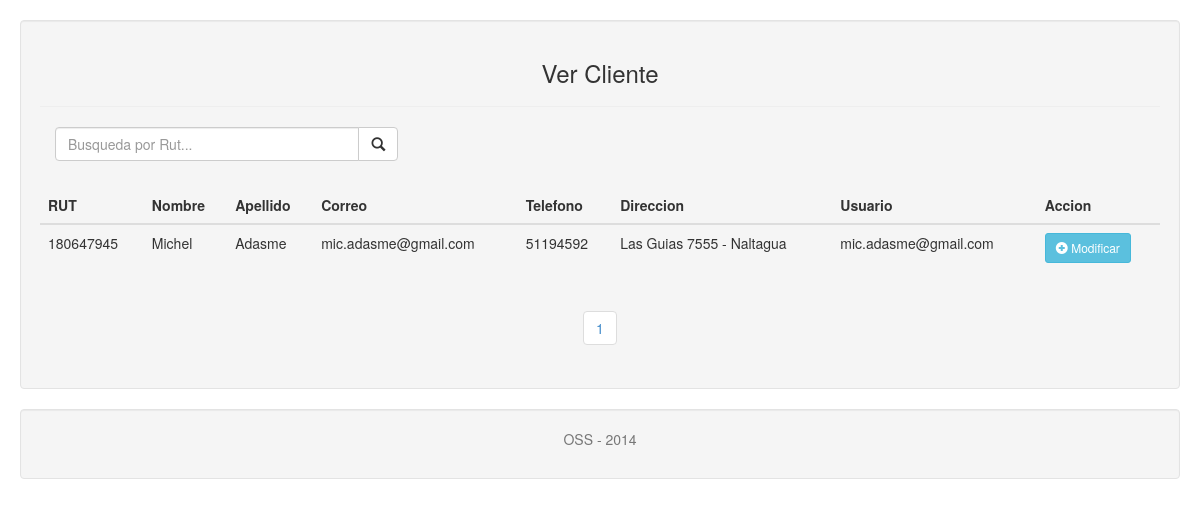
The app's page /admin/vista/vista_ver_cliente.php (signed in) with its own data.
### tables this page shows
CREATE TABLE Cliente
(
  cli_id Int NOT NULL AUTO_INCREMENT,
  cli_rut Varchar(12) NOT NULL,
  cli_nombre Varchar(30) NOT NULL,
  cli_apellido Varchar(30) NOT NULL,
  cli_direccion Varchar(120) NOT NULL,
  cli_telefono Varchar(20) NOT NULL,
  cli_correo Varchar(80),
  cli_pass Varchar(100) NOT NULL,
  comu_id Int,
 PRIMARY KEY (cli_id)
);

### admin/modelo/modelo_cliente.php (called while the page is built, shortened)
<?php
function conectar()
{
    $link=mysql_connect('localhost','root','') or die("Error en la Conexion.");
    return $link;
}
function muestraCliente()
{
    $link=conectar();
    $a=array();
    $x=0;
    $sql=("SELECT * FROM cliente ORDER BY cli_rut ASC");
    $res=mysql_query($sql, $link) or die("Error en: $sql: " . mysql_error());
    while($f=mysql_fetch_assoc($res))
    {
        $a[$x]=$f;
        $x++;
    }
    return $a;
}
?>

### admin/vista/vista_ver_cliente.php (the view, shortened to what this page needs)
<?php
include_once('../modelo/modelo_cliente.php');
$res = muestraCliente();
?>
<!DOCTYPE html>
<html lang="en">
  <head>
    <link rel="stylesheet" type="text/css" href="../css/bootstrap.css"  />
 </head>
  <body>
          <div class="well" style="height:auto;">
           <h3 class="text-center">Ver Cliente</h3><hr>
           <form id="iform" name="iform">
            <div class="col-xs-6 col-md-4">
            <div class="input-group">
            <input type="text" id="txt_consulta" name="txt_consulta" class="form-control" placeholder="Busqueda por Rut..." required/>
                <div class="input-group-btn">
                 <button type="submit" class="btn btn-default" id="btn_consulta">
                  <span class="glyphicon glyphicon-search"></span>
                  </button>
                </div>
            </div>
          </div>
           </form>
           <br>
           <br>
           <br>
           <table class="table">
            <thead>
                    <tr>
                        <th>
                            RUT
                        </th>
                        <th>
                             Nombre
                        </th>
                        <th>
                             Apellido
                        </th>
                         <th>
                            Correo
                        </th>
                        <th>
                            Telefono
                        </th>
                        <th>
                            Direccion
                        </th>
                        <th>
                            Usuario
                        </th>
                        <th>
                            Accion
                        </th>
                    </tr>
            </thead>
             <tbody>
           <?php
           if(isset($_GET['txt_consulta']))
          {
              $res2 = buscaClienterut($_GET['txt_consulta']);
              foreach ($res2 as $f) {
           echo (
            "<tr class='post'>".
            "<td>".$f['cli_rut']."</td>".
            "<td>".$f['cli_nombre']."</td>".
            "<td>".$f['cli_apellido']."</td>".
            "<td>".$f['cli_correo']."</td>".
            "<td>".$f['cli_telefono']."</td>".
            "<td>".$f['cli_direccion']."</td>".
            "<td>".$f['cli_correo']."</td>".
            "<td><a href='vista_ver_cliente.php?codigo=".$f['cli_rut']."' class='btn btn-sm btn-info'><span
                            class='glyphicon glyphicon-plus-sign'></span> Modificar </a></td>".
            "</tr>"
            );
             }
        }
              else
              {
                ?>
            <?php if($res==true) { ?>
          <?php
            foreach($res as $f)
          {
          ?>
          <tr class="post">
              <th style="font-weight:100"><?php echo $f['cli_rut']; ?></th>
              <th style="font-weight:100"><?php echo $f['cli_nombre']; ?></th>
              <th style="font-weight:100"><?php echo $f['cli_apellido']; ?></th>
              <th style="font-weight:100"><?php echo $f['cli_correo']; ?></th>
              <th style="font-weight:100"><?php echo $f['cli_telefono']; ?></th>
              <th style="font-weight:100"><?php echo $f['cli_direccion']; ?></th>
              <th style="font-weight:100"><?php echo $f['cli_correo']; ?></th>
              <td> <a href='vista_ver_cliente.php?codigo=<?php echo $f['cli_rut']; ?>' class='btn btn-sm btn-info'><span
                            class='glyphicon glyphicon-plus-sign'></span> Modificar </a>  </td>
          </tr>
<?php
    }
?>
 <?php }
             else
             {
               echo ("<tr><td><h4>&nbsp;&nbsp;&nbsp;No hay Clientes</h4></td></tr>");
             }
           }?>
           </tbody>
           </table>
            <?php include('/includes/paginador.php'); ?>
             <?php include('/includes/footer.php');  ?>
  </body>
</html>

### records on screen
cliente: cli_rut "180647945", cli_nombre "Michel", cli_apellido "Adasme", cli_correo "mic.adasme@gmail.com", cli_telefono "51194592", cli_direccion "Las Guias 7555 - Naltagua"
